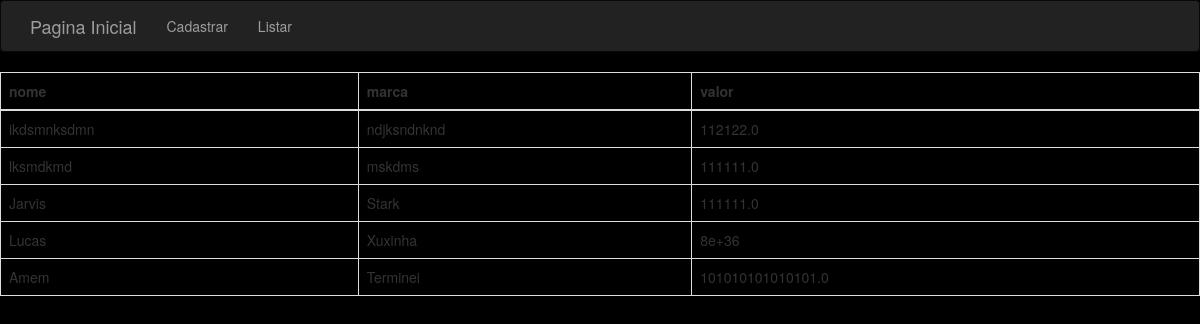
Page /list on the committed database.
### app.py (models this page shows, shortened)
class Product (db.Model):
    id = db.Column(db.Integer, primary_key=True)
    name_prod = db.Column(db.String(64), unique=True, index=True)
    marca = db.Column(db.String(64))
    value = db.Column(db.Float)

### app.py (the view)
@app.route('/list')
def list():
    listar = Product.query.all()
    return render_template('listar.html',list=listar)

### templates/listar.html (shortened to what this page needs)
{% extends "bootstrap/base.html" %}
{% import "bootstrap/wtf.html" as wtf %}
{% block content %}
<link rel="stylesheet" href="{{ url_for('static', filename='styles/cadastro.css') }}">
<div class="navbar navbar-inverse" role="navigation">
    <div class="container">
        <div class="navbar-header">
            <a class="navbar-brand" href="index">Pagina Inicial</a>
        </div>
        <div class="navbar-collapse collapse">
            <ul class="nav navbar-nav">
                <li><a href="cadastro">Cadastrar</a></li>
                <li><a href="list">Listar</a></li>
            </ul>
        </div>
    </div>
</div>
<table class="table table-bordered">
    <thead class="table-secondary">
        <tr>
            <th scope="col">nome</th>
            <th scope="col">marca</th>
            <th scope="col"> valor</th>
        </tr>
    </thead>
    <tbody id="body">
        {% for row in list %}
           <tr>
            <td>{{row.name_prod}}</td>
            <td>{{row.marca}}</td>
            <td>{{row.value}}</td>
           </tr>
           {% endfor %}
    </tbody>
</table>
{% endblock %}

### static/styles/cadastro.css (style rules this page uses)
body { background-color: black; }

### rows in the picture
Product: name_prod "ikdsmnksdmn", marca "ndjksndnknd", value "112122.0"
Product: name_prod "lksmdkmd", marca "mskdms", value "111111.0"
Product: name_prod "Jarvis", marca "Stark", value "111111.0"
Product: name_prod "Lucas", marca "Xuxinha", value "8e+36"
Product: name_prod "Amem", marca "Terminei", value "101010101010101.0"
